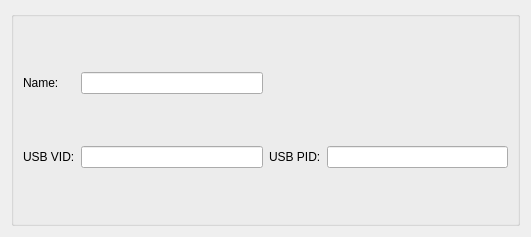
<?xml version="1.0" encoding="UTF-8"?>
<ui version="4.0">
 <class>QMKORGBSettingsEntry</class>
 <widget class="QWidget" name="QMKORGBSettingsEntry">
  <property name="geometry">
   <rect>
    <x>0</x>
    <y>0</y>
    <width>531</width>
    <height>237</height>
   </rect>
  </property>
  <property name="sizePolicy">
   <sizepolicy hsizetype="Expanding" vsizetype="Expanding">
    <horstretch>0</horstretch>
    <verstretch>0</verstretch>
   </sizepolicy>
  </property>
  <property name="windowTitle">
   <string notr="true"> QMK Settings Entry</string>
  </property>
  <layout class="QGridLayout" name="gridLayout">
   <item row="1" column="0" colspan="2">
    <widget class="QGroupBox" name="groupBox">
     <property name="title">
      <string/>
     </property>
     <layout class="QGridLayout" name="gridLayout_2">
      <item row="2" column="5">
       <widget class="QLineEdit" name="USBPIDEdit"/>
      </item>
      <item row="1" column="3">
       <widget class="QLineEdit" name="NameEdit"/>
      </item>
      <item row="1" column="0">
       <widget class="QLabel" name="NameLabel">
        <property name="text">
         <string>Name:</string>
        </property>
       </widget>
      </item>
      <item row="2" column="3">
       <widget class="QLineEdit" name="USBVIDEdit"/>
      </item>
      <item row="2" column="4">
       <widget class="QLabel" name="USBPIDLabel">
        <property name="text">
         <string>USB PID:</string>
        </property>
       </widget>
      </item>
      <item row="2" column="0">
       <widget class="QLabel" name="USBVIDLabel">
        <property name="text">
         <string>USB VID:</string>
        </property>
       </widget>
      </item>
     </layout>
    </widget>
   </item>
  </layout>
 </widget>
 <tabstops>
  <tabstop>NameEdit</tabstop>
  <tabstop>USBVIDEdit</tabstop>
  <tabstop>USBPIDEdit</tabstop>
 </tabstops>
 <resources/>
 <connections/>
</ui>
